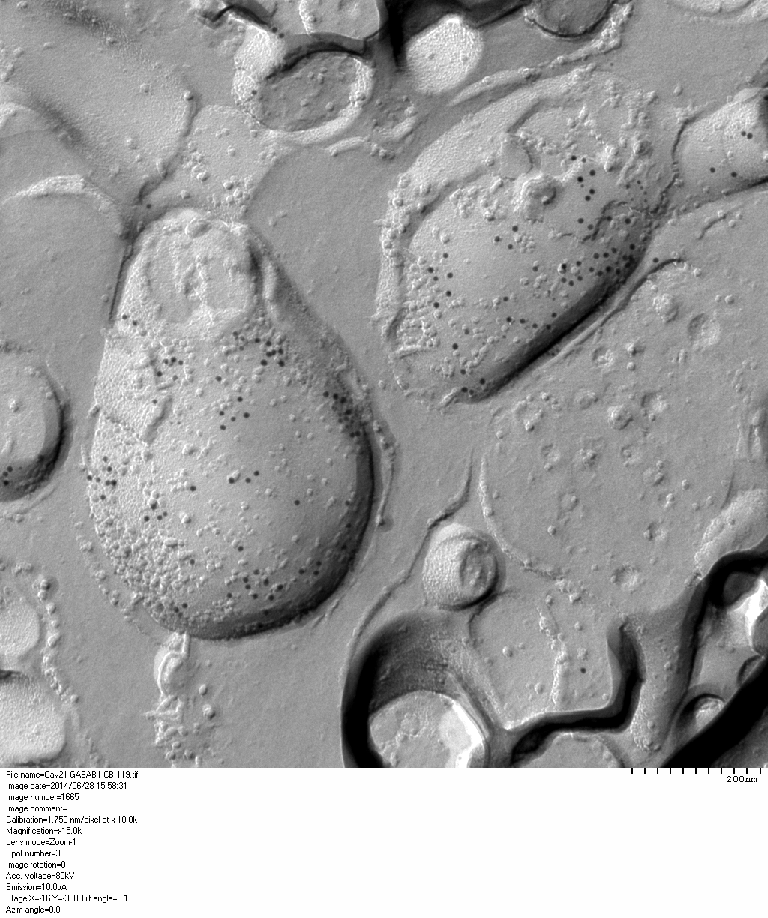
%> input picture source-docs/_images/spine1.tif, 768 x 918 px, shrunk from 1024 x 1224 before the run
$ octave --eval "result = softenSectionEdges('../../source-docs/_images/spine1.tif');"   (GNU Octave 9; MATLAB toolbox functions it lacks are replaced by stand-ins)
%> lines starting %> are read from the running program, lines starting %| are printed output that depends on the picture; in (x1, y1, x2, y2) boxes, pixels count from 0 and x2, y2 are one past the last pixel; in counts of white or black regions, pixels touching at a corner belong together; the program's own positions count from 1

%% softenSectionEdges
%
%  Slightly softens the borders of the objects in a section image.
%
% Usage
% -----
%        imageSoftened = softenSectionEdges(image)
%
%
% Parameters
% ----------
%
%   image:  Name of the file with the image or image object.
%
% Returns
% -------
%
%   imageSoftened: Image with object edges softened.
%
% Errors
% ------
%
% TO BE TESTED

% Author: Luis de la Ossa (luis.delaossa@uclm.es)

function imageSoftened = softenSectionEdges(image)
%> called with image = '../../source-docs/_images/spine1.tif'

% Reads the image if the argument is a string with a file name.
if ischar(image)
    image = imread(image);
%> image is the input picture: size 918x768 uint16; min 0, max 65533, mean 41743.9
end

% Extracts the perimeter of the image
imageBW = imcomplement(imbinarize(image));
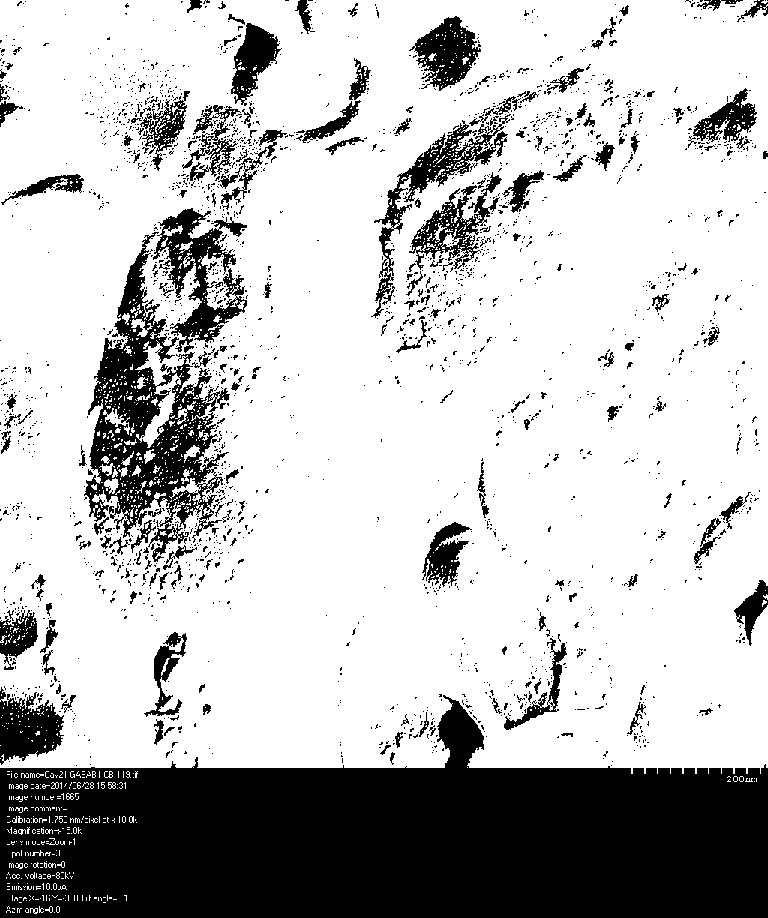
%> imageBW: size 918x768 logical; 74.3% white; 2297 black regions (2102 under 20 px), largest, box (x1, y1, x2, y2) and area: (0, 695, 768, 918) 115091, (84, 232, 230, 562) 16514, (153, 208, 247, 353) 4989
objectEdges = bwperim(imageBW,8);
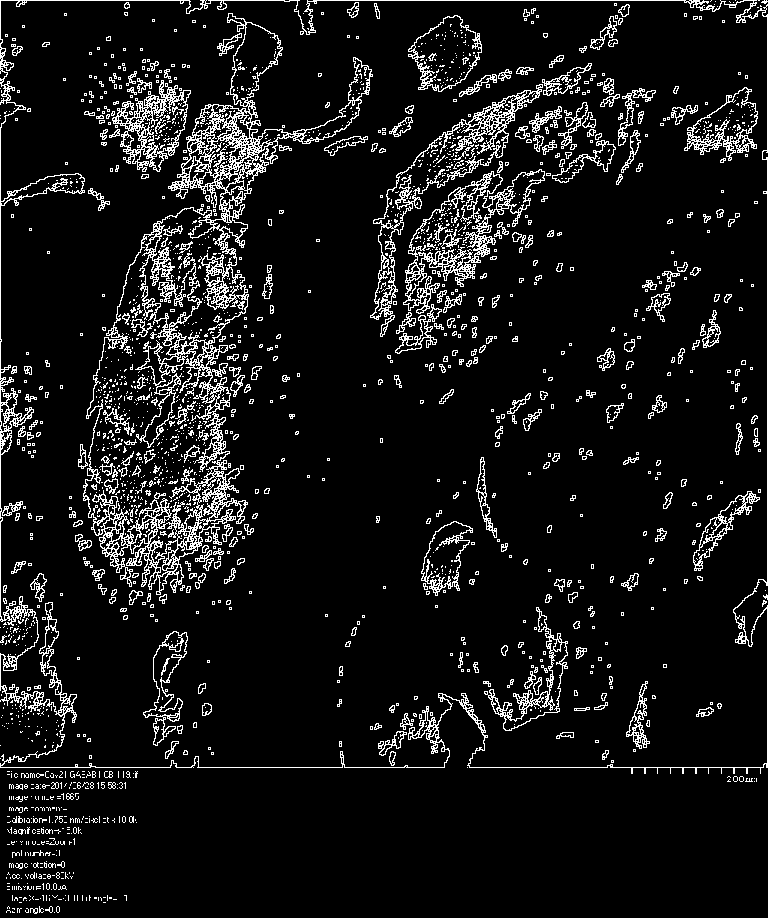
%> objectEdges: size 918x768 logical; 8.7% white in thin lines or dots
% Dilates the edges
objectEdges = imdilate(objectEdges, strel('disk',1));
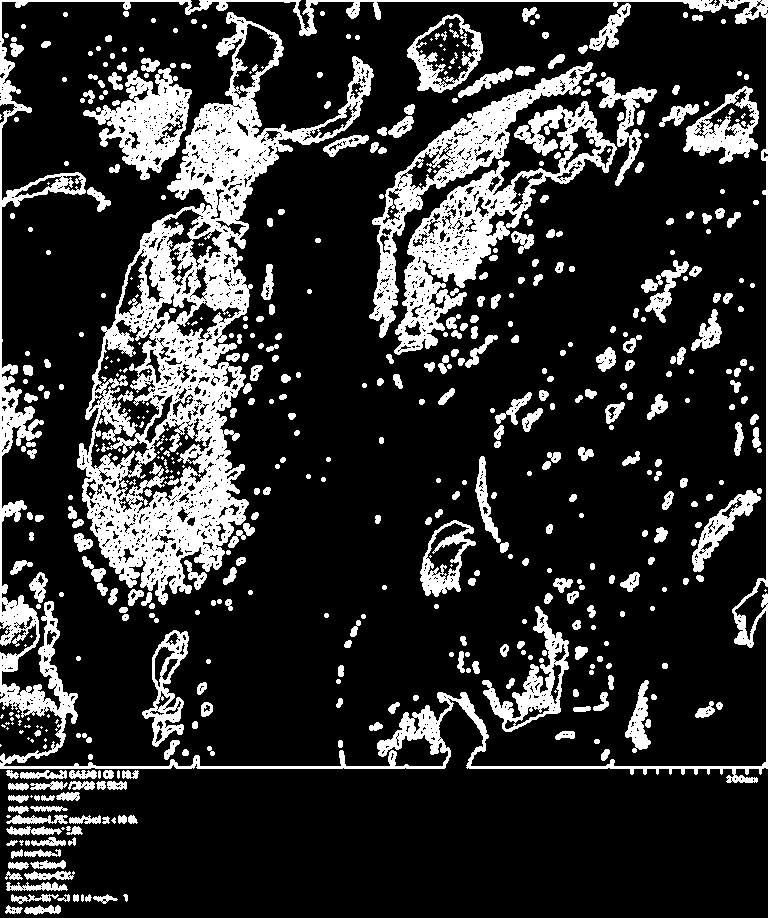
%> objectEdges: size 918x768 logical; 19.1% white; 547 white regions (107 under 20 px), largest, box (x1, y1, x2, y2) and area: (77, 12, 374, 605) 41974, (0, 0, 768, 783) 20022, (394, 101, 617, 355) 12355
% Substitutes the pixels correspondig to the dilated perimeter by
% the values in the gaussian image.
imageSoftened = image;
imageGauss = imgaussfilt(image, 1);
imageSoftened(objectEdges) = imageGauss(objectEdges);
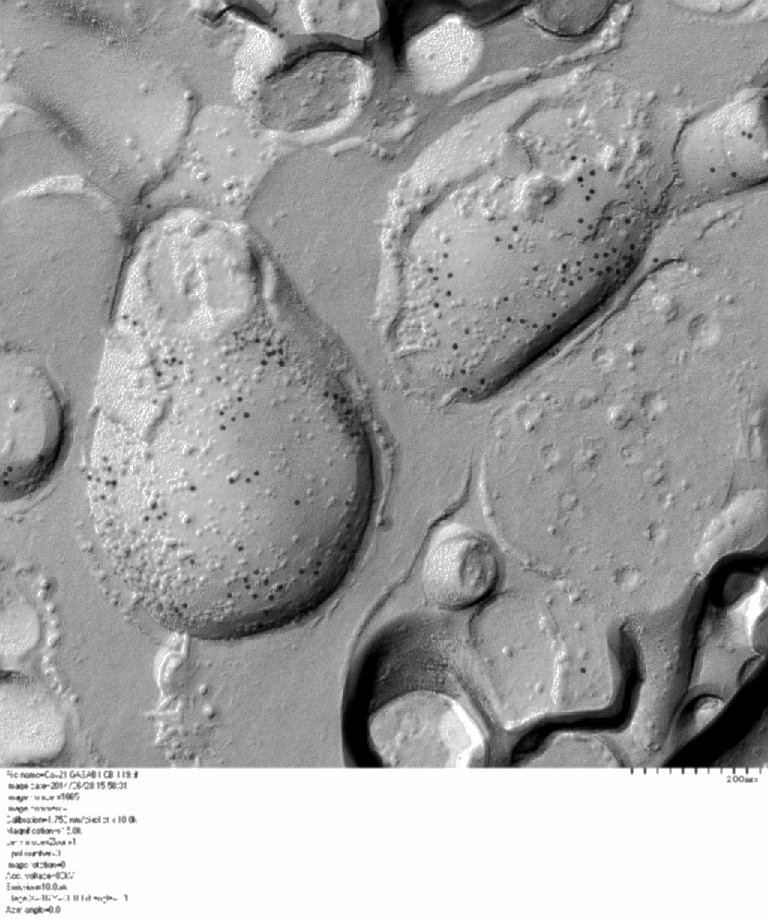
%> imageSoftened: size 918x768 uint16; 19.06% of pixels changed, all inside (x1, y1, x2, y2) = (0, 0, 768, 915); drawn with min black and max white

end

$ run again, on source-docs/_images/createSection.png
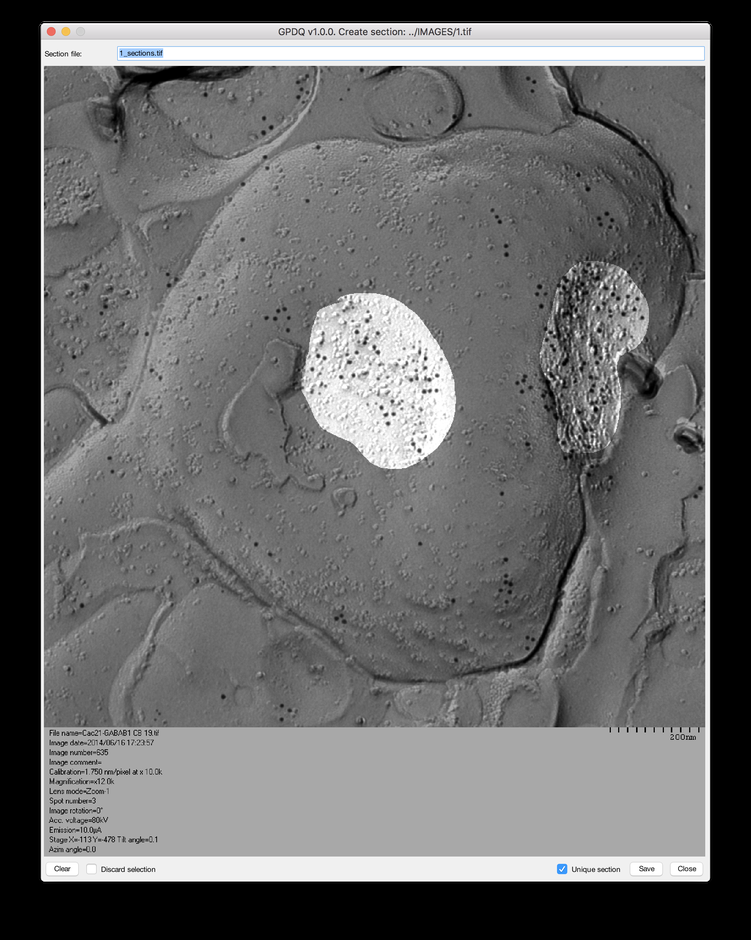
%> input picture source-docs/_images/createSection.png, 751 x 940 px, shrunk from 2052 x 2568 before the run
%> in softenSectionEdges, image is the input picture: size 940x751x3 uint8; mean R, G, B 105.8, 105.9, 106
%> in softenSectionEdges, `objectEdges = imdilate(objectEdges, strel('disk',1));`:
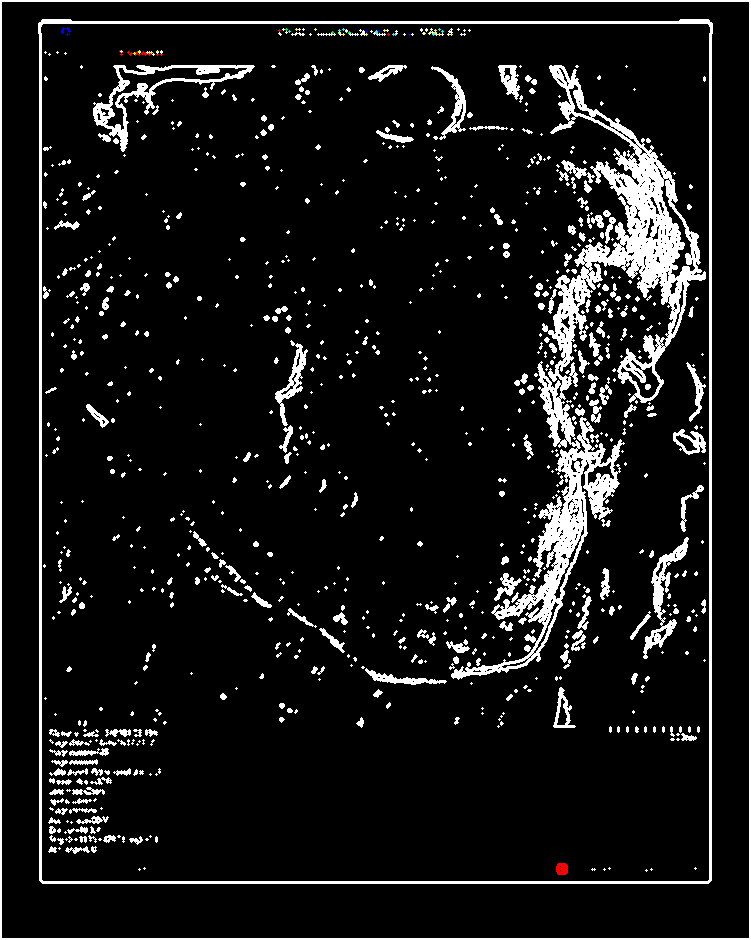
%> objectEdges: size 940x751x3 logical; mean R, G, B 0.0919, 0.0917, 0.0917
%> in softenSectionEdges, `imageSoftened(objectEdges) = imageGauss(objectEdges);`:
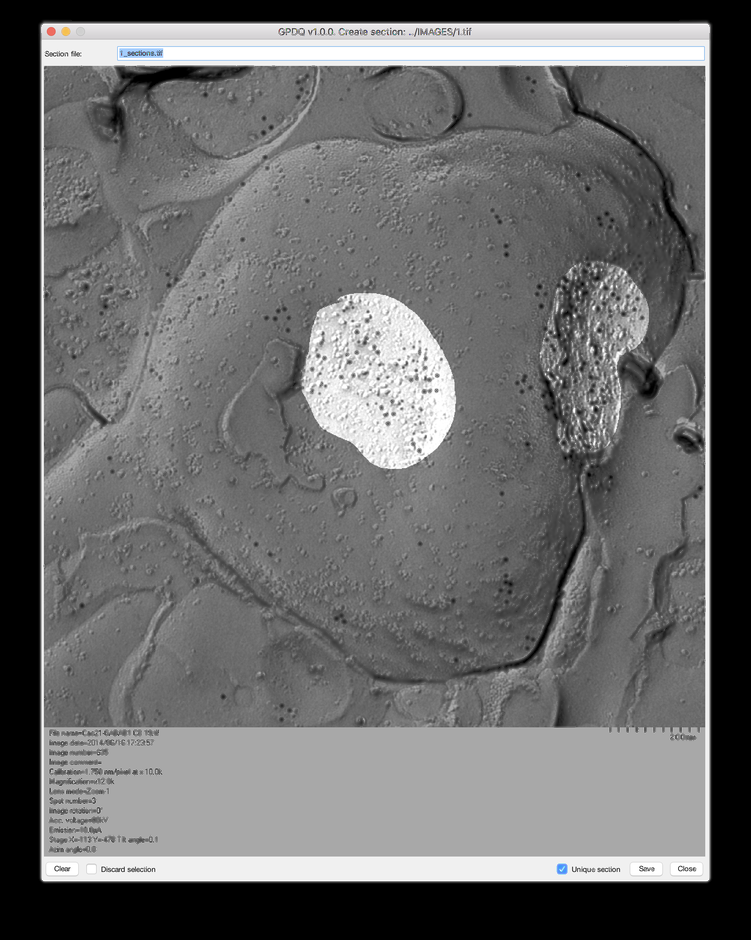
%> imageSoftened: size 940x751x3 uint8; 7.93% of pixels changed, all inside (x1, y1, x2, y2) = (38, 19, 713, 884)
